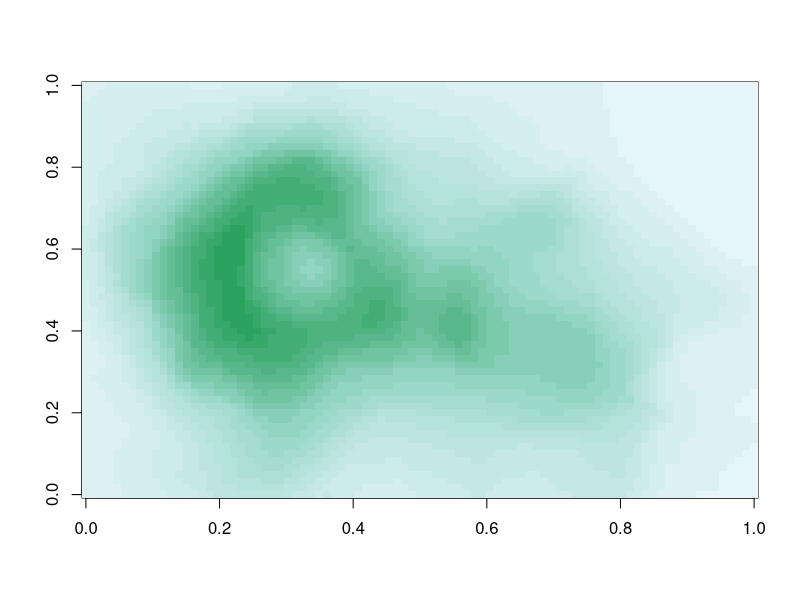
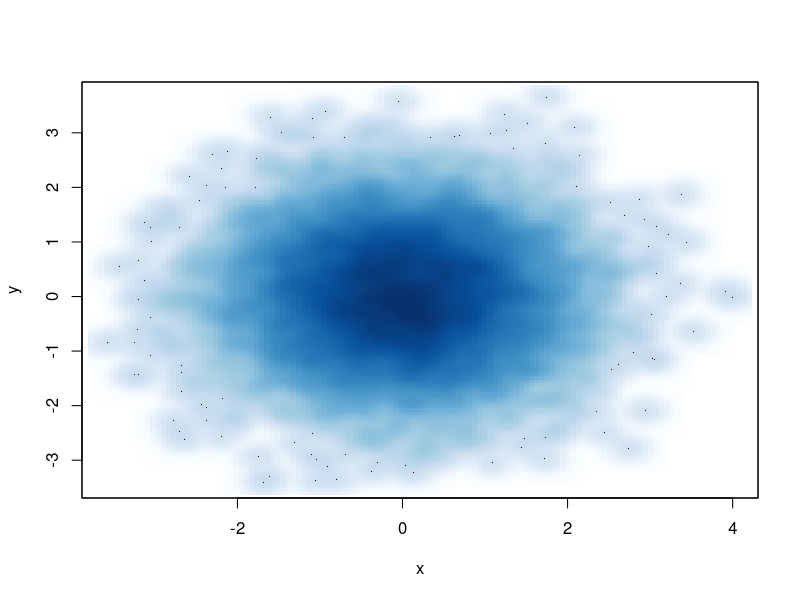
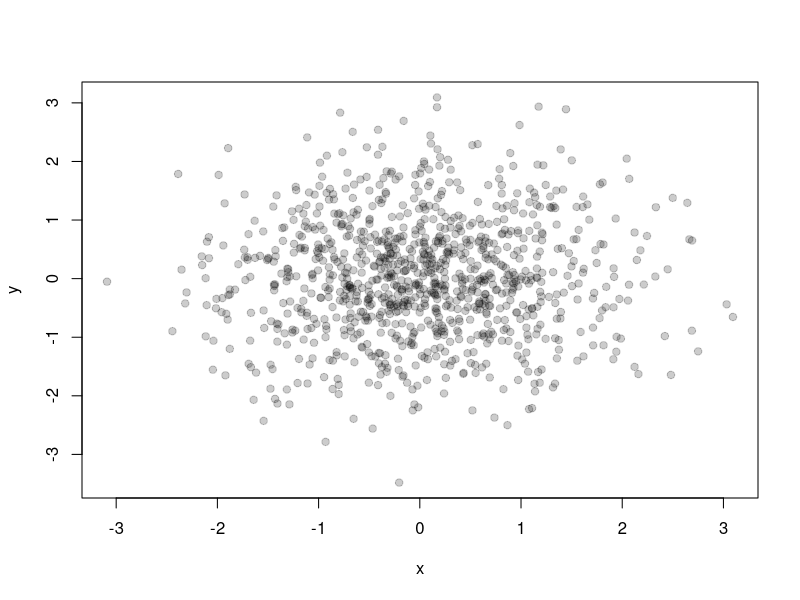

The R script that drew these images, in order:
#colorRamp
pal <- colorRamp(c("red", "blue"))
pal(0) # red
pal(1) # blue
pal(0.5) # half red, half blue

pal(seq(0, 1, len = 10))


#colorRampPalette
pal <- colorRampPalette(c("red", "yellow"))
pal(2) # returns two colors, red and yellow
pal(10) # returns ten colors between red and yellow

# brewer
library(RColorBrewer)
cols <- brewer.pal(3, "BuGn")
cols
pal <- colorRampPalette(cols)
image(volcano, col = pal(20))

# smoothScatter
x <- rnorm(10000)
y <- rnorm(10000)
smoothScatter(x, y)

# using rgb
x <- rnorm(1000)
y <- rnorm(1000)
plot(x, y, col = rgb(0,0,0, 0.2), pch=19)
